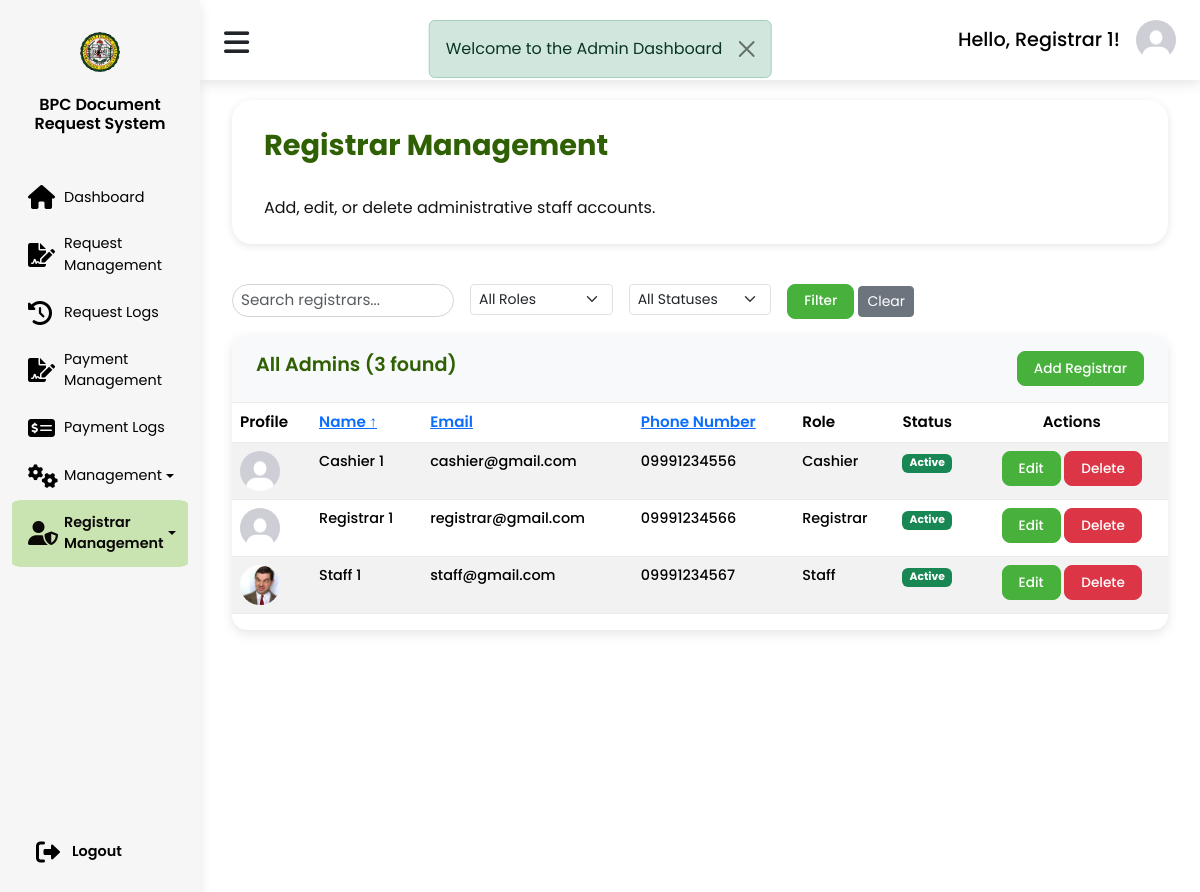
The app's page /admin/registrar.php (signed in) with its own data.
### tables this page shows
CREATE TABLE `users` (
  `id` int(11) NOT NULL,
  `studentid` varchar(20) DEFAULT NULL,
  `firstname` varchar(50) NOT NULL,
  `lastname` varchar(50) NOT NULL,
  `middlename` varchar(50) DEFAULT NULL,
  `email` varchar(255) NOT NULL,
  `number` varchar(20) NOT NULL,
  `password` varchar(255) NOT NULL,
  `profile` varchar(255) DEFAULT NULL,
  `gender` enum('Male','Female','Prefer not to say') NOT NULL,
  `birthdate` date NOT NULL,
  `section_id` int(11) DEFAULT NULL,
  `course_id` int(11) DEFAULT NULL,
  `year_id` int(11) DEFAULT NULL,
  `year_level` enum('1st Year','2nd Year','3rd Year','4th Year') DEFAULT NULL,
  `role` varchar(20) NOT NULL,
  `terms` tinyint(1) NOT NULL DEFAULT 0,
  `is_ban` tinyint(1) NOT NULL DEFAULT 0,
  `verify_token` varchar(200) DEFAULT NULL,
  `verify_status` tinyint(1) NOT NULL DEFAULT 0,
  `created_at` timestamp NOT NULL DEFAULT current_timestamp(),
  `updated_at` timestamp NOT NULL DEFAULT current_timestamp() ON UPDATE current_timestamp(),
  `reset_token` varchar(32) DEFAULT NULL,
  `reset_expires_at` datetime DEFAULT NULL,
  `verify_expires_at` datetime DEFAULT NULL,
  `suffix` varchar(10) DEFAULT NULL
);

### admin/registrar.php (the view, shortened to what this page needs)
<?php
$page_title = "Admin Users";
include('includes/header.php');
$limit = 10;
$page = isset($_GET['page']) ? (int)$_GET['page'] : 1;
$search = isset($_GET['search']) ? trim($_GET['search']) : '';
$sort_by = isset($_GET['sort_by']) ? trim($_GET['sort_by']) : 'full_name';
$sort_order = isset($_GET['sort_order']) && in_array(strtoupper($_GET['sort_order']), ['ASC', 'DESC']) ? strtoupper($_GET['sort_order']) : 'ASC';
$where_clauses = ["role IN ('registrar', 'staff', 'cashier')"];
$params = [];
$param_types = '';
$where_sql = !empty($where_clauses) ? "WHERE " . implode(" AND ", $where_clauses) : "";
$query = "SELECT COUNT(*) as total FROM users $where_sql";
$stmt = $conn->prepare($query);
$stmt->execute();
$total_registrars = $stmt->get_result()->fetch_assoc()['total'];
$total_pages = $total_registrars > 0 ? ceil($total_registrars / $limit) : 1;
$page = max(1, min($page, $total_pages));
$offset = ($page - 1) * $limit;
$query = "SELECT *, CONCAT(firstname, ' ', lastname) AS full_name FROM users $where_sql ORDER BY $sort_by $sort_order LIMIT ? OFFSET ?";
$params[] = $limit;
$params[] = $offset;
$param_types .= "ii";
$stmt = $conn->prepare($query);
$stmt->bind_param($param_types, ...$params);
$stmt->execute();
$result = $stmt->get_result();
$registrars = [];
while ($row = $result->fetch_assoc()) {
    $registrars[] = $row;
}
?>
<link rel="stylesheet" href="../assets/css/admin_dashboard.css">
<main>
    <div class="page-header">
        <span>Registrar Management</span><br>
        <small>Add, edit, or delete administrative staff accounts.</small>
    </div>
    <div class="page-content">
        <?php if (isset($_SESSION['message'])): ?>
            <div class="alert alert-<?php echo htmlspecialchars($_SESSION['message_type']); ?> alert-dismissible fade show position-fixed top-0 start-50 translate-middle-x" style="z-index: 1050; margin-top: 20px;" role="alert">
                <?php echo htmlspecialchars($_SESSION['message']); ?>
                <button type="button" class="btn-close" data-bs-dismiss="alert" aria-label="Close"></button>
            </div>
        <?php endif; ?>
        <div class="mb-3">
            <form method="GET" action="registrar.php" class="row g-3">
                <div class="col-md-3">
                    <input type="text" name="search" class="form-control form-control-sm" placeholder="Search registrars..." value="<?php echo htmlspecialchars($search); ?>">
                </div>
                <div class="col-md-2">
                    <select name="role" class="form-select form-select-sm">
                        <option value="">All Roles</option>
                    </select>
                </div>
                <div class="col-md-2">
                    <select name="status" class="form-select form-select-sm">
                        <option value="">All Statuses</option>
                    </select>
                </div>
                <div class="col-md-2">
                    <button type="submit" class="btn btn-primary btn-sm">Filter</button>
                    <a href="registrar.php" class="btn btn-secondary btn-sm">Clear</a>
                </div>
            </form>
        </div>
        <div class="records table-responsive">
            <div class="record-header">
                <div class="add">
                    <span>All Admins (<?php echo $total_registrars; ?> found)</span>
                    <button type="button" class="btn btn-primary btn-sm float-end" data-bs-toggle="modal" data-bs-target="#addModal">Add Registrar</button>
                </div>
            </div>
            <div>
                <table class="table table-striped table-hover" width="100%">
                    <thead>
                        <tr>
                            <th>Profile</th>
                            <th><a href="?<?php echo http_build_query(array_merge($_GET, ['sort_by' => 'full_name', 'sort_order' => $sort_by === 'full_name' && $sort_order === 'ASC' ? 'DESC' : 'ASC'])); ?>">Name <?php if ($sort_by === 'full_name') echo $sort_order === 'ASC' ? '↑' : '↓'; ?></a></th>
                            <th><a href="?<?php echo http_build_query(array_merge($_GET, ['sort_by' => 'email', 'sort_order' => $sort_by === 'email' && $sort_order === 'ASC' ? 'DESC' : 'ASC'])); ?>">Email <?php if ($sort_by === 'email') echo $sort_order === 'ASC' ? '↑' : '↓'; ?></a></th>
                            <th><a href="?<?php echo http_build_query(array_merge($_GET, ['sort_by' => 'number', 'sort_order' => $sort_by === 'number' && $sort_order === 'ASC' ? 'DESC' : 'ASC'])); ?>">Phone Number <?php if ($sort_by === 'number') echo $sort_order === 'ASC' ? '↑' : '↓'; ?></a></th>
                            <th>Role</th>
                            <th>Status</th>
                            <th>Actions</th>
                        </tr>
                    </thead>
                    <tbody>
                        <?php if (empty($registrars)): ?>
                            <tr><td colspan="7" class="text-center">No registrars found.</td></tr>
                        <?php else: ?>
                            <?php foreach ($registrars as $registrar): ?>
                                <tr>
                                    <td><img src="<?php echo htmlspecialchars($registrar['profile'] ? '../' . $registrar['profile'] : '../assets/images/default_profile.jpg'); ?>" alt="Profile" style="width: 40px; height: 40px; border-radius: 50%; object-fit: cover;"></td>
                                    <td><?php echo htmlspecialchars($registrar['full_name']); ?></td>
                                    <td><?php echo htmlspecialchars($registrar['email']); ?></td>
                                    <td><?php echo htmlspecialchars($registrar['number']); ?></td>
                                    <td><?php echo htmlspecialchars(ucfirst($registrar['role'])); ?></td>
                                    <td><span class="badge <?php echo $registrar['is_ban'] == 0 ? 'bg-success' : 'bg-danger'; ?>"><?php echo $registrar['is_ban'] == 0 ? 'Active' : 'Banned'; ?></span></td>
                                    <td>
                                        <button type="button" class="btn btn-primary btn-sm edit-btn" data-bs-toggle="modal" data-bs-target="#editModal" data-id="<?php echo $registrar['id']; ?>">Edit</button>
                                        <button type="button" class="btn btn-danger btn-sm delete-btn" data-bs-toggle="modal" data-bs-target="#deleteModal" data-id="<?php echo $registrar['id']; ?>">Delete</button>
                                    </td>
                                </tr>
                            <?php endforeach; ?>
                        <?php endif; ?>
                    </tbody>
                </table>
            </div>
        </div>
    </div>
</main>
<?php include('includes/footer.php'); ?>

### admin/includes/header.php (shortened to what this page needs)
<?php
require $_SERVER['DOCUMENT_ROOT'] . '/capstone-admin/config/function.php';
?>
<!DOCTYPE html>
<html lang="en">
<head>
    <link rel="stylesheet" href="https://cdnjs.cloudflare.com/ajax/libs/font-awesome/6.0.0-beta3/css/all.min.css">
    <link rel="stylesheet" href="../assets/css/bootstrap.min.css">
    <link rel="stylesheet" href="../assets/css/admin.css">
    <link href="https://cdn.lineicons.com/4.0/lineicons.css" rel="stylesheet" />
    <link rel="stylesheet" href="https://maxst.icons8.com/vue-static/landings/line-awesome/line-awesome/1.3.0/css/line-awesome.min.css">
</head>
<body class="">
    <?php include('sidebar.php') ?>
    <div class="main-content">
        <?php include('navbar.php') ?>

### admin/includes/sidebar.php (shortened to what this page needs)
<div class="sidebar">
    <div class="side-content">
        <div class="profile">
            <div class="profile-img bg-img" style="background-image: url(../assets/images/logo.png);"></div>
            <h5>BPC Document Request System</h5>
        </div>
        <div class="side-menu">
            <ul class="container">
                <li>
                    <a href="dashboard.php" class="<?php echo (isset($page_title) && $page_title === 'Admin Dashboard') ? 'active' : ''; ?>">
                        <i class="fa-solid fa-house"></i>
                        <small>Dashboard</small>
                    </a>
                </li>
                <?php if (in_array($_SESSION['role'], ['registrar', 'staff'])): ?>
                    <li>
                        <a href="request.php" class="<?php echo (isset($page_title) && $page_title === 'Document Request Management') ? 'active' : ''; ?>">
                            <i class="fa-solid fa-file-signature"></i>
                            <small>Request Management</small>
                        </a>
                    </li>
                    <li>
                        <a href="request_logs.php" class="<?php echo (isset($page_title) && $page_title === 'Request Logs') ? 'active' : ''; ?>">
                            <i class="fa-solid fa-history"></i>
                            <small>Request Logs</small>
                        </a>
                    </li>
                <?php endif; ?>
                <?php if (in_array($_SESSION['role'], ['registrar', 'cashier'])): ?>
                    <li>
                        <a href="payment.php" class="<?php echo (isset($page_title) && $page_title === 'Payment Management') ? 'active' : ''; ?>">
                            <i class="fa-solid fa-file-signature"></i>
                            <small>Payment Management</small>
                        </a>
                    </li>
                <?php endif; ?>
                <li>
                    <a href="payment_logs.php" class="<?php echo (isset($page_title) && $page_title === 'Payment Logs') ? 'active' : ''; ?>">
                        <i class="fa-solid fa-money-check-alt"></i>
                        <small>Payment Logs</small>
                    </a>
                </li>
                <?php if (in_array($_SESSION['role'], ['registrar', 'staff'])): ?>
                    <li class="dropdown">
                        <a href="#" class="dropdown-toggle <?php echo (isset($page_title) && in_array($page_title, ['Document Management', 'Academic Management', 'Users Management'])) ? 'active' : ''; ?>" id="settingsDropdown" data-bs-toggle="dropdown" aria-expanded="false">
                            <i class="fa-solid fa-cogs"></i>
                            <small>Management</small>
                        </a>
                    </li>
                <?php endif; ?>
                <?php if ($_SESSION['role'] === 'registrar'): ?>
                    <li class="dropdown">
                        <a href="#" class="dropdown-toggle <?php echo (isset($page_title) && in_array($page_title, ['Action Logs', 'Settings', 'Admin Users'])) ? 'active' : ''; ?>" id="settingsDropdown" data-bs-toggle="dropdown" aria-expanded="false">
                            <i class="fa-solid fa-user-shield"></i>
                            <small>Registrar<br>Management</small>
                        </a>
                    </li>
                <?php endif; ?>
                <li class="logout">
                    <a href="#" data-bs-toggle="modal" data-bs-target="#logoutModal">
                        <i class="fa-solid fa-right-from-bracket"></i>
                        <small>Logout</small>
                    </a>
                </li>
            </ul>
        </div>
    </div>
</div>

### admin/includes/navbar.php (shortened to what this page needs)
<?php
$admin_id = $_SESSION['user_id'] ?? null;
$profile_image = '../assets/images/default_profile.jpg';
$firstname = 'User';
$lastname = '';
if ($admin_id) {
    $stmt = $conn->prepare("SELECT profile, firstname, lastname FROM users WHERE id = ?");
    $stmt->bind_param("i", $admin_id);
    $stmt->execute();
    $result = $stmt->get_result();
    $user = $result->fetch_assoc();
    if ($user) {
        $firstname = $user['firstname'] ?? 'User';
        $lastname = $user['lastname'] ?? '';
    }
}
?>
<header>
    <div class="header-content">
        <div class="toggle" onclick="toggleSidebar()">
            <span class="fa-solid fa-bars"></span>
        </div>
        <div class="header-right">
            <div class="user">
                <h3>Hello, <?= htmlspecialchars($firstname . ' ' . $lastname); ?>!</h3>
                <a href="dashboard.php" class="bg-img" style="background-image: url('<?php echo htmlspecialchars($profile_image); ?>');"></a>
            </div>
        </div>
    </div>
</header>

### admin/includes/footer.php (shortened to what this page needs)
</body>
</html>

### assets/css/admin.css (style rules this page uses)
:root { --main-color: #c9e4b1; --color-dark: #000000; --text-grey: #B0B0B0; --sidebar-bg: #f6f6f6; --shadow: 0 4px 12px rgba(0, 0, 0, 0.1); }
* { margin: 0; padding: 0; text-decoration: none; list-style-type: none; box-sizing: border-box; font-family: 'Poppins', sans-serif; }
body { width: 100%; height: 100vh; background: #fff; overflow-x: hidden; }
.sidebar { position: fixed; height: 100%; width: 200px; left: 0; top: 0; z-index: 100; background: var(--sidebar-bg); transition: width 0.3s ease, left 0.3s ease; box-shadow: var(--shadow); }
.profile { padding: 2rem 1rem 1rem; text-align: center; }
.profile-img { height: 100px; width: 100px; margin: 0 auto 1rem; background-repeat: no-repeat; background-size: cover; border-radius: 50%; transition: transform 0.3s ease, box-shadow 0.3s ease, height 0.3s ease, width 0.3s ease; }
.profile h5 { color: var(--color-dark); font-weight: 600; font-size: 1rem; line-height: 1.2; transition: opacity 0.3s ease; }
.side-menu { padding: 0; }
.side-menu ul { margin-top: 1rem; }
.side-menu a { display: flex; align-items: center; justify-content: flex-start; padding: 0.75rem 1rem; color: var(--color-dark); text-decoration: none !important; transition: background 0.3s ease, transform 0.2s ease; }
.side-menu a.active { background: var(--main-color) !important; color: #0b0808; font-weight: 600; border-radius: 6%; margin: 0; }
.side-menu a i { font-size: 1.5rem; margin-right: 0.75rem; width: 24px; text-align: center; transition: margin-right 0.3s ease; }
.side-menu a small { font-size: 0.9rem; flex: 1; transition: opacity 0.3s ease; }
.logout { position: absolute; bottom: 20px; left: 50%; transform: translateX(-50%); width: 80%; }
.logout a { color: var(--color-dark); padding: 1rem; border-radius: 20px; font-weight: 600; transition: background 0.3s ease; }
header { position: fixed; top: 0; left: 200px; right: 0; height: 80px; background: #fff; box-shadow: var(--shadow); z-index: 90; transition: left 0.3s ease; }
.header-content { display: flex; justify-content: space-between; align-items: center; padding: 0 1.5rem; height: 100%; padding-top: 0.5rem; }
.toggle { cursor: pointer; z-index: 110; }
.toggle span { font-size: 1.8rem; transition: transform 0.2s ease; }
.header-right { display: flex; align-items: center; }
.form-control { width: 100%; max-width: 30rem; padding-right: 2.5rem; border: 1px solid #ced4da; border-radius: 20px; font-size: 0.95rem; transition: border-color 0.2s ease; }
.user { display: flex; align-items: center; }
.user h3 { color: var(--color-dark); font-size: 1.2rem; margin-right: 1rem; }
.user a.bg-img { height: 2.5rem; width: 2.5rem; margin-bottom: 0.5rem; background-size: cover; border-radius: 50%; transition: transform 0.2s ease; }
.main-content { margin-left: 200px; transition: margin-left 0.3s ease; }

### admin/includes/navbar.php (style rules this page uses)
.bg-img { width: 40px; height: 40px; background-size: cover; background-position: center; border-radius: 50%; display: inline-block; }

### records on screen
users: firstname+lastname "Registrar 1", full_name "Registrar 1", email "registrar@gmail.com", number "09991234566", role "Registrar", is_ban "Active"
users: full_name "Cashier 1", email "cashier@gmail.com", number "09991234556", role "Cashier", is_ban "Active"
users: profile (picture), full_name "Staff 1", email "staff@gmail.com", number "09991234567", role "Staff", is_ban "Active"

### other values on screen
$_SESSION['message'] "Welcome to the Admin Dashboard"
$total_registrars "3"
